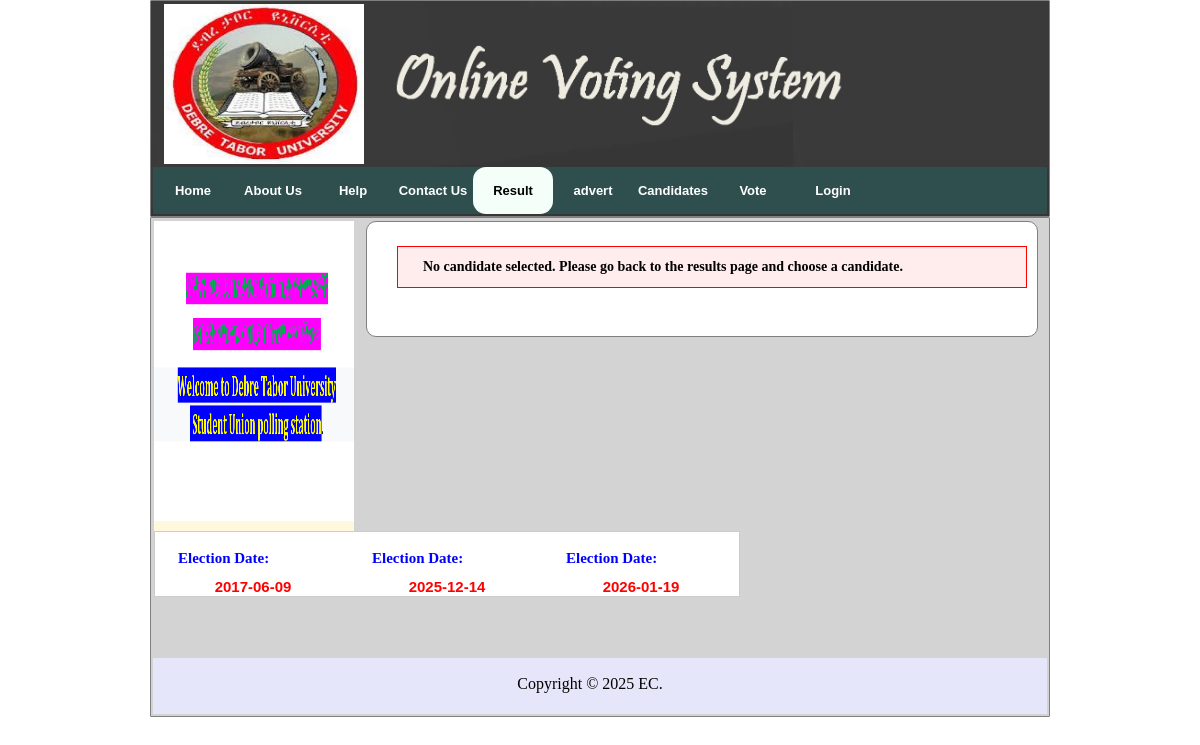
The page /fino_resulthome.php on the database its author committed.
### tables this page shows
CREATE TABLE `election_date` (
  `date` date NOT NULL,
  `u_id` varchar(15) NOT NULL
);

### fino_resulthome.php (the view, shortened to what this page needs)
<?php
include("connection.php");
?>
<!DOCTYPE html PUBLIC "-//W3C//DTD XHTML 1.0 Transitional//EN" "http://www.w3.org/TR/xhtml1/DTD/xhtml1-transitional.dtd">
<html xmlns="http://www.w3.org/1999/xhtml">
<head>
<link rel="stylesheet" href="main.css" type="text/css" media="screen"/>
<link href="menu.css" rel="stylesheet" type="text/css" media="screen" />
</head>
<body>
<table align="center" bgcolor="#D3D3D3" style="width:900px;border:1px solid gray;background:white url(img/tbg.png) repeat-x left top;border-radius:1px">
<tr style="height:auto;border-radius:12px;background: white url(img/tbg.png) repeat-x left top;">
<th colspan="1">
<img src="img/logo.JPG" width="200px" height="160px" align="left" style="margin-left:10px">
<img src="img/log.png"  width="450px" style="margin-left:30px;margin-top:40px" align="center">
</th>
</tr>
<tr>
<td colspan="2" bgcolor="#2f4f4f" id="Menus" style="height:auto;border-radius:1px;">
        <ul>
            <li><a href="index.php">Home</a></li>
            <li ><a href="about.php">About Us</a></li>
            <li ><a href="help.php">Help</a></li>
            <li><a href="contacts.php">Contact Us</a></li>
            <li class="active"><a href="h_result.php">Result</a></li>
            <li><a href="advert.php">advert</a></li>
            <li><a href="candidate.php">Candidates</a></li>
            <li><a href="vote.php">Vote</a></li>
            <li><a href="login.php">Login</a></li>
        </ul>
</td>
</tr>
</table>
<table align="center" bgcolor="d3d3d3" style="width:900px;border:1px solid gray;border-radius:1px;" height="500px">
<tr valign="top">
<td width="220">
    <div id="left">
        <img src="deve/dt.PNG" width="200px" height="300px" border="0"><br>
        <table style="width:100%;border:1px solid #ccc;background-color: #ffffff; margin-top:10px;">
        <?php
        $result = mysqli_query($conn, "SELECT * FROM election_date");
        while($row = mysqli_fetch_array($result))
        {
            $date = $row['date'];
        ?>
        <td style='color:red; text-align:center;'><b><p>Election Date:</p></b><b><?php echo htmlspecialchars($date);?></b></td>
        <?php
        }
        ?>
        </table>
    </div>
</td>
<td>
    <div id="right">
        <div class="desk">
        <?php
        if(isset($_REQUEST['key'])) {
            $ctrl = $_REQUEST['key'];
            $query = "SELECT fname, mname, lname, candidate_photo FROM candidate WHERE c_id = ?";
            $stmt = mysqli_prepare($conn, $query);
            if ($stmt) {
                mysqli_stmt_bind_param($stmt, "s", $ctrl);
                mysqli_stmt_execute($stmt);
                $result = mysqli_stmt_get_result($stmt);
                if (mysqli_num_rows($result) == 1) {
                    $row = mysqli_fetch_array($result);
                    $r1 = htmlspecialchars($row['fname']);
                    $r2 = htmlspecialchars($row['mname']);
                    $r3 = htmlspecialchars($row['lname']);
                    $r13 = htmlspecialchars($row['candidate_photo']);
        ?>
            <table valign='top' align="center" style="border-radius:5px;border:1px solid #336699;width:400px">
                <tr>
                    <th colspan="2" bgcolor="#2f4f4f">
                        <font color="white" style="text-transform:uppercase;">Candidate Result</font>
                        <a href="h_result.php" title="Close"><img src="img/close_icon.gif" align="right"></a>
                    </th>
                </tr>
                <tr>
                    <td>
                        <table width="100%">
                            <tr><td colspan='2' align="center"><img src='<?php echo file_exists($r13) ? $r13 : 'img/default_candidate.jpg'; ?>' width="200px" alt="Candidate Photo"></td></tr>
                            <tr><td><b>Candidate:</b></td><td><b><?php echo $r1 . ' ' . $r2 . ' ' . $r3; ?></b></td></tr>
                        <?php
                        $querys = "SELECT COUNT(*) as vote_count FROM result WHERE choice = ?";
                        $stmt2 = mysqli_prepare($conn, $querys);
                        mysqli_stmt_bind_param($stmt2, "s", $ctrl);
                        mysqli_stmt_execute($stmt2);
                        $results = mysqli_stmt_get_result($stmt2);
                        $counts = mysqli_fetch_array($results)['vote_count'];
                        echo "<tr><td colspan='2'><p class='success' style='margin: 10px 0;'>Total Votes: <font color='red'>" . $counts . "</font></p></td></tr>";
                        mysqli_stmt_close($stmt2);
                        ?>
                        </table>
                    </td>
                </tr>
            </table>
        <?php
                } else {
                    echo "<p class='wrong'>Candidate not found!</p>";
                }
                mysqli_stmt_close($stmt);
            } else {
                die("Database query failed: " . mysqli_error($conn));
            }
        } else {
            echo "<p class='wrong'>No candidate selected. Please go back to the results page and choose a candidate.</p>";
        }
        ?>
        <br><br>
        </div>
    </div>
</td>
</tr>
<tr>
<td colspan="2" bgcolor="#E6E6FA" align="center">
    <div id="bottom">
        <p style="text-align:center;padding-right:20px;">Copyright © 2025 EC.</p>
    </div>
</td>
</tr>
</table>
</body>
</html>

### main.css (style rules this page uses)
body { margin: 0; padding: 0; background:white ; position:relative; font-family:Verdana, Arial, Helvetica, sans-serif; font-size:15px; line-height:12px; text-align:justify; padding-left:0px; margin-top:auto; }
.wrong { font-family:Arial, Helvetica, sans-serif; font-size:14px; color:#FF0000; text-align:left; font-weight:bold; padding:5px 5px 5px 25px; border:#FF0000 thin solid; background:#FFECEC url('../images/wrong.png') left center no-repeat; }
#left { background-color: #fff8dc; float: left; width: 200px; border: 1px SlateGray; border-radius: 10px; }
#left p { background-color: #ffffff; margin-left: 20px; color: blue; font-family: Century; text-align: justify; line-height: 16px; width: 170px; }
.desk { background-color: #ffffff; width:650px; margin-left:-80px; height:auto; border:1px solid gray; border-radius:10px; padding:10px 10px 10px 10px; }
#right { float: right; width: 550px; margin-right: 50px; font-family: Century; }
#right p { margin-left: 20px; font-family: Times New Roman ; color: black; font-size: 14px; }
#right p { margin-left: 20px; font-family: Century; text-align: justify; line-height: 30px; }
#bottom p { font-family: Times New Roman ; font-size: 16px; color: black; height:15px; width:800px; }

### menu.css (style rules this page uses)
#Menus { width: 750px; height:17px; margin: 0 auto; padding: 0; }
#Menus ul { margin: 0; padding: 0; list-style: none; line-height: normal; }
#Menus li { float: left; }
#Menus a { display: block; width: 80px; height: 31px; padding-top: 16px; text-decoration: none; text-align: center; font-family: Arial, Helvetica, sans-serif; font-size: 13px; font-weight: bold; border-radius:13px; color:white; }
#Menus .active a { background: #F5FFFA url(img/Active.jpg) repeat-x left bottom; padding-left: 0; color: #000000; }

### rows shown on the page
election_date: date "2017-06-09"
election_date: date "2025-12-14"
election_date: date "2026-01-19"
